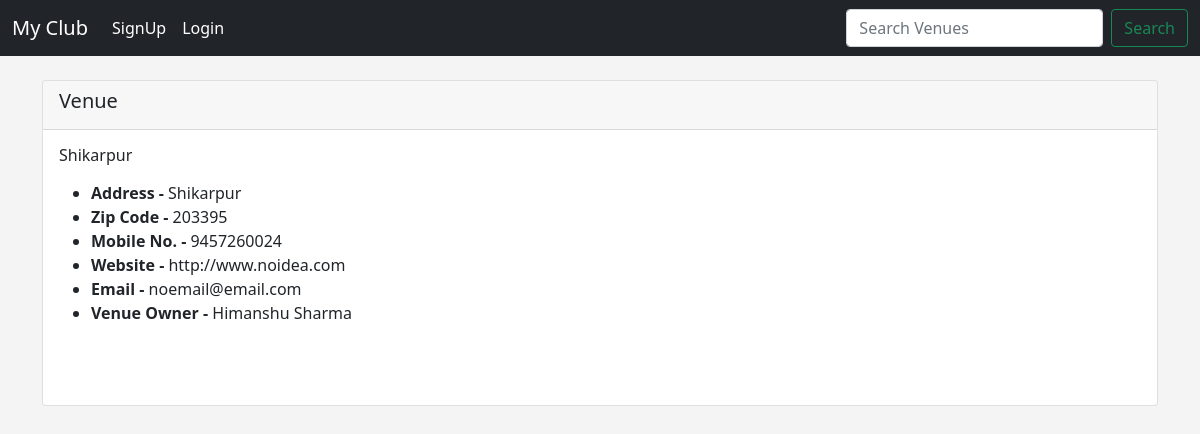
The page /show_venue/7 on the database its author committed.
### events/models.py (models this page shows)
class Venue(models.Model):
    name=models.CharField('Venue Name ',max_length=120)
    address=models.CharField('Venue Address ',max_length=120)
    zip_code=models.CharField('Venue zipcode ',max_length=15 ,blank=True)
    phone=models.CharField('Venue Number ',max_length=13,blank=True)
    web=models.CharField('Website Address ', max_length=25 ,blank=True)
    email_address=models.EmailField('Venue Email',blank=True)
    owner=models.IntegerField('Venue Owner',blank=False,default=1)
    venue_image=models.ImageField(null=True,blank=True,upload_to="images/")
    def __str__(self):
        return self.name

### events/views.py (the view)
# urls.py: path('show_venue/<venue_id>',views.show_venue,name='show-venue'),
def show_venue(request,venue_id):
    venue=Venue.objects.get(pk=venue_id)
    owner_info= User.objects.get(pk=venue.owner)
    return render(request,'events/show_venue.html',{
        'venue':venue,
        'owner_info':owner_info,
    })

### events/templates/events/show_venue.html (shortened to what this page needs)
{% extends 'events/base.html' %}
{%block content%}
<div class="card">
    <div class="card-header">
        <h5> Venue</h5>
    </div>
    <div class="card-body">
        <h6 class="card-title">{{ venue }}</h6>
        <p class="card-text">
        <ul>
            <li><b> Address - </b>{{ venue.address }}</li>
            <li> <b> Zip Code - </b>{{ venue.zip_code }}</li>
            <li> <b> Mobile No. - </b>{{ venue.phone }}</li>
            <li> <b> Website - </b>{{ venue.web }}</li>
            <li> <b> Email - </b>{{ venue.email_address }}</li>
            <li> <b> Venue Owner - </b>{{ owner_info.first_name }} {{owner_info.last_name}}</li><br>
        </ul>
        </p>
    </div>
</div>
{%endblock%}

### events/templates/events/base.html (style rules this page uses)
body { background: #f4f4f4; }

### rows shown on the page
Venue: name "Shikarpur", address "Shikarpur", zip_code "203395", phone "9457260024", web "http://www.noidea.com", email_address "noemail@email.com"

### other values the page prints
{{ owner_info.first_name }} "Himanshu"
{{ owner_info.last_name }} "Sharma"
